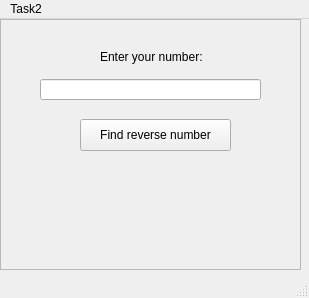
<?xml version="1.0" encoding="UTF-8"?>
<ui version="4.0">
 <class>MainWindow</class>
 <widget class="QMainWindow" name="MainWindow">
  <property name="geometry">
   <rect>
    <x>0</x>
    <y>0</y>
    <width>309</width>
    <height>298</height>
   </rect>
  </property>
  <property name="windowTitle">
   <string>MainWindow</string>
  </property>
  <widget class="QWidget" name="centralwidget">
   <widget class="QFrame" name="frame">
    <property name="geometry">
     <rect>
      <x>0</x>
      <y>0</y>
      <width>301</width>
      <height>251</height>
     </rect>
    </property>
    <property name="frameShape">
     <enum>QFrame::StyledPanel</enum>
    </property>
    <property name="frameShadow">
     <enum>QFrame::Raised</enum>
    </property>
    <widget class="QLabel" name="label">
     <property name="geometry">
      <rect>
       <x>100</x>
       <y>30</y>
       <width>121</width>
       <height>16</height>
      </rect>
     </property>
     <property name="text">
      <string>Enter your number:</string>
     </property>
    </widget>
    <widget class="QPushButton" name="pushButton">
     <property name="geometry">
      <rect>
       <x>80</x>
       <y>100</y>
       <width>151</width>
       <height>32</height>
      </rect>
     </property>
     <property name="text">
      <string>Find reverse number</string>
     </property>
    </widget>
    <widget class="QLabel" name="outputlabel">
     <property name="geometry">
      <rect>
       <x>40</x>
       <y>140</y>
       <width>201</width>
       <height>31</height>
      </rect>
     </property>
     <property name="font">
      <font>
       <pointsize>30</pointsize>
      </font>
     </property>
     <property name="text">
      <string/>
     </property>
     <property name="textFormat">
      <enum>Qt::AutoText</enum>
     </property>
    </widget>
    <widget class="QLineEdit" name="lineEdit">
     <property name="geometry">
      <rect>
       <x>40</x>
       <y>60</y>
       <width>221</width>
       <height>21</height>
      </rect>
     </property>
    </widget>
   </widget>
  </widget>
  <widget class="QMenuBar" name="menubar">
   <property name="geometry">
    <rect>
     <x>0</x>
     <y>0</y>
     <width>309</width>
     <height>24</height>
    </rect>
   </property>
   <widget class="QMenu" name="menuTask2">
    <property name="title">
     <string>Task2</string>
    </property>
   </widget>
   <addaction name="menuTask2"/>
  </widget>
  <widget class="QStatusBar" name="statusbar"/>
 </widget>
 <resources/>
 <connections/>
</ui>
